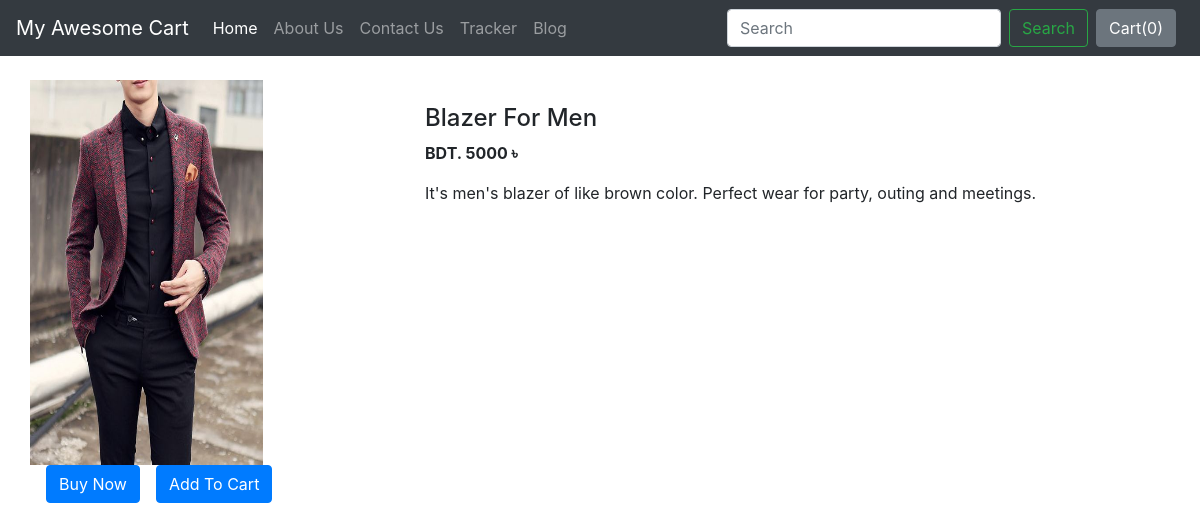
Page /shop/products/6 on the committed database.
### shop/models.py (models this page shows)
class Product(models.Model):
    product_id = models.AutoField
    product_name = models.CharField(max_length=50)
    category = models.CharField(max_length=50, default="")
    subcategory = models.CharField(max_length=50, default="")
    price = models.IntegerField(default=0)
    desc = models.CharField(max_length=300)
    pub_date = models.DateField()
    image = models.ImageField(upload_to="shop/images", default="")
    def __str__(self):
        show_id_and_name = f"{self.id} - {self.product_name}"
        return show_id_and_name

### shop/views.py (the view)
# urls.py: path("products/<int:myid>", views.productview, name="ProductView"),
def productview(request, myid):
    product = Product.objects.filter(id=myid)  # based on id fetch the product details
    print(product)
    return render(request, 'shop/productview.html', {'product': product[0]})

### shop/templates/shop/productview.html (shortened to what this page needs)
{% extends 'shop/basic.html' %}
{% block body %}
<div class="container my-4">
    <div class="row">
        <div class="col-md-4">
            <div class="row">
                <img src="/media/{{product.image}}" width="233px" height="385px">
            </div>
            <div class="row">
                <button class="btn btn-primary mx-3">Buy Now</button>
                <button class="btn btn-primary">Add To Cart</button>
            </div>
        </div>
        <div class="col-md-8 my-4">
            <h4>{{product.product_name}}</h4>
            <p><b>BDT. {{product.price}} ৳ </b></p>
            <p>{{product.desc}}</p>
        </div>
    </div>
</div>
{% endblock %}

### rows in the picture
Product: image (picture), product_name "Blazer For Men", price "5000", desc "It's men's blazer of like brown color. Perfect wear for party, outing and meetings."
